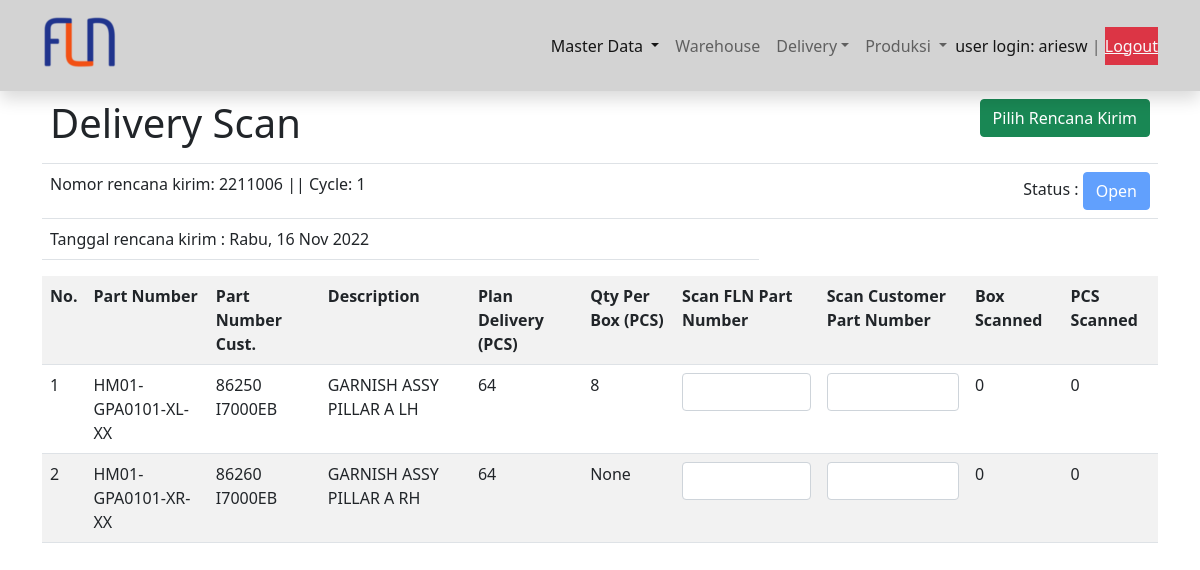
/delivery/6 (signed in), run on an earlier commit of the app's database.
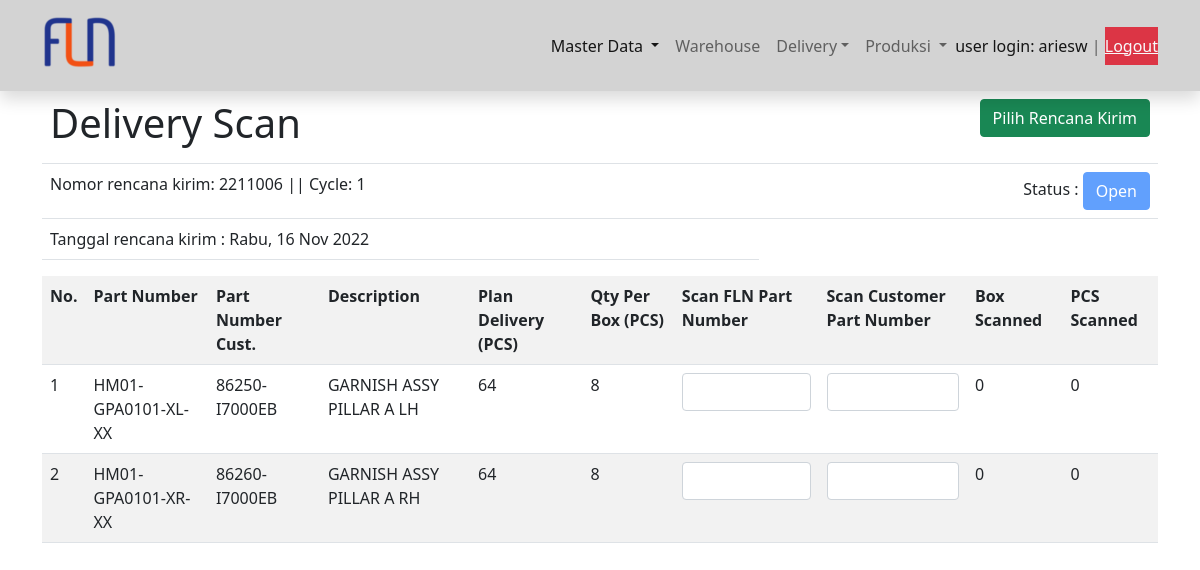
And on a later commit of the database.
### scanner/models.py (models this page shows, shortened)
class RencanaKirimDetail(models.Model):
    no_line = models.CharField(max_length=2)
    rencana_kirim = models.ForeignKey(RencanaKirim, on_delete=models.CASCADE, related_name='rencanakirimdetails')
    barang= models.ForeignKey(Barang, on_delete=models.CASCADE, related_name='barangs')
    qty = models.CharField(max_length=2)

class Barang(models.Model):
    part_number = models.CharField(max_length=18, unique=True)
    description = models.CharField(max_length=32)
    part_number_customer =  models.CharField(max_length=18, unique=True)
    barcode = models.TextField(unique=True)
    color_code = models.CharField(max_length=3, blank=True, null=True)
    position_code = models.CharField(max_length=6, blank=True, null=True)
    qty_per_box = models.IntegerField(null=True)

### scanner/views.py (the view)
# urls.py: path('delivery/<int:pk>', views.Delivery.as_view(), name='delivery'),
class Delivery(LoginRequiredMixin, UpdateView):
    model = RencanaKirim
    template_name = 'delivery.html'
    fields = ['nomor_sj', 'status']
    def get_context_data(self, **kwargs):
        detail = super(Delivery, self).get_context_data(**kwargs)
        detail['barang'] = RencanaKirimDetail.objects.all()
        return detail

### templates/delivery.html (shortened to what this page needs)
{% extends 'base.html' %}
{% load static %}
{% block content %}
<div class="container">
  <table class="table">
    <tr>
      <td><h1>Delivery Scan</h1></td>
      <td class="text-end"><a href="{% url 'view_rencana_kirim' %}" class="btn btn-success">Pilih Rencana Kirim</a></td>
    </tr>
    <tr>
      <td>Nomor rencana kirim: {{ object.nomor_sj }} || Cycle: {{ object.cycle }}</td>
      <td class="text-end"> Status : <button id="status" type="button" value="{{ object.status }}" class="btn btn-primary" disabled>{{ object.status }}</button></td>
    </tr>
    <tr>
      <td>Tanggal rencana kirim : {{ object.tanggal|date:"l, d M Y" }}</td>
    </tr>
  </table>
  <div>
    <form>
      <table class="table table-striped">
        <tr>
          <th>No.</th>
          <th>Part Number</th>
          <th>Part Number Cust.</th>
          <th>Description</th>
          <th>Plan Delivery (PCS)</th>
          <th>Qty Per Box (PCS)</th>
          <th>Scan FLN Part Number</th>
          <th>Scan Customer Part Number</th>
          <th>Box Scanned</th>
          <th>PCS Scanned</th>
        </tr>
        {% for detail in object.rencanakirimdetails.all  %}
        <tr>
          <td class="">{{ detail.no_line }}</td>
          <td id="part_number{{ detail.no_line }}" class="">{{ detail.barang.part_number }}</td>
          <td id="part_number_customer{{ detail.no_line }}" class="">{{ detail.barang.part_number_customer }}</td>
          <td class="">{{ detail.barang.description }}</td>
          <td id="qty_box{{ detail.no_line }}" class="">{{ detail.qty }}</td>
          <td id="qty_per_box{{ detail.no_line }}" class="">{{ detail.barang.qty_per_box }}</td>
          <td class=""><input id='scan{{ detail.no_line }}' type="text" value="" autofocus maxlength="18" size="18" oninput="cekPartNumber()" class="form-control" ></td>
          <td class=""><input id='scanb{{ detail.no_line }}' type="text" value="" autofocus maxlength="32" size="14" oninput="cekPartNumberB()" class="form-control" ></td>
          <td id="qty_scanned{{ detail.no_line }}">0</td>
          <td id="qty_prod{{ detail.no_line }}">0</td>
        </tr>
        {% endfor %}
      </table>
    </form>
  </div>
</div>
{% endblock content %}

What changed in the data, as far as the page shows it:
changed through a linked row, RencanaKirimDetail "HM01-GPA0101-XL-XX": barang.part_number_customer "86250 I7000EB" → "86250-I7000EB"
changed through a linked row, RencanaKirimDetail "HM01-GPA0101-XR-XX": barang.part_number_customer "86260 I7000EB" → "86260-I7000EB"; barang.qty_per_box "None" → "8"
